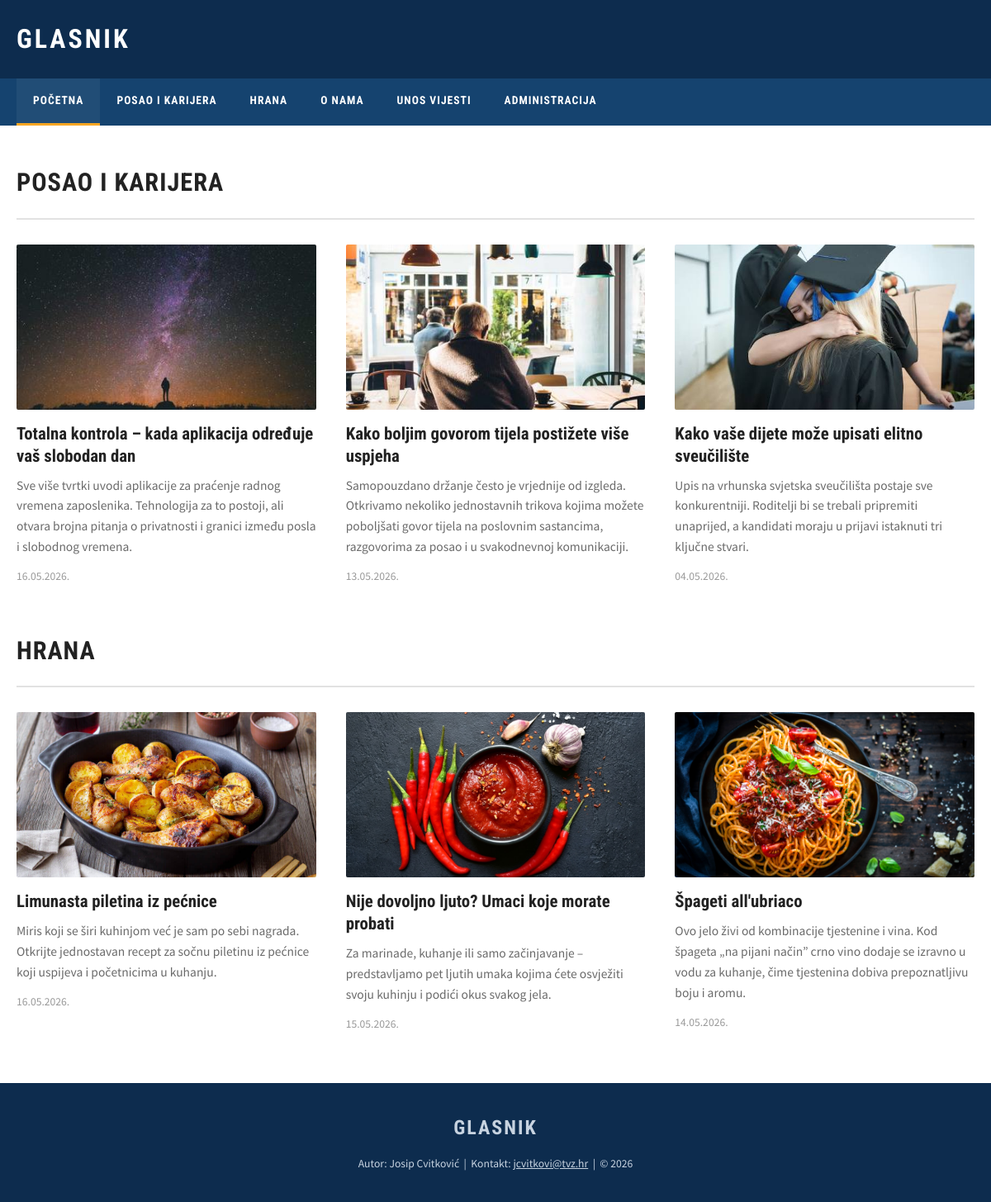
The page / on the database its author committed.
### tables this page shows
CREATE TABLE `vijesti` (
  `id` int(10) UNSIGNED NOT NULL,
  `naslov` varchar(255) NOT NULL,
  `sazetak` text NOT NULL,
  `tekst` text NOT NULL,
  `kategorija` varchar(50) NOT NULL,
  `oznake` varchar(255) DEFAULT NULL,
  `slika` varchar(255) DEFAULT NULL,
  `prikazi` tinyint(1) NOT NULL DEFAULT 1,
  `datum` date NOT NULL
);

### index.php (the view, shortened to what this page needs)
<?php
require "connect.php";
$kategorije = [
    "Posao i karijera" => "posao-karijera",
    "Hrana"            => "hrana",
    "Ostalo"           => "ostalo",
];
?>
<!DOCTYPE html>
<html lang="hr">
<head>
  <link rel="stylesheet" href="css/style.css">
</head>
<body>
  <header class="zaglavlje">
    <div class="container">
      <a href="index.php" class="logo">GLASNIK</a>
    </div>
  </header>
  <nav class="navigacija">
    <div class="container">
      <ul>
        <li><a href="index.php" class="aktivno">Početna</a></li>
        <li><a href="#posao-karijera">Posao i karijera</a></li>
        <li><a href="#hrana">Hrana</a></li>
        <li><a href="o-nama.html">O nama</a></li>
        <li><a href="unos.html">Unos vijesti</a></li>
        <li><a href="administracija.php">Administracija</a></li>
      </ul>
    </div>
  </nav>
  <main class="sadrzaj">
    <div class="container">
      <?php foreach ($kategorije as $naziv_kategorije => $id_sekcije): ?>
        <?php
        $upit = $mysqli->prepare(
            "SELECT id, naslov, sazetak, slika, datum
             FROM vijesti
             WHERE kategorija = ? AND prikazi = 1
             ORDER BY datum DESC, id DESC"
        );
        $upit->bind_param("s", $naziv_kategorije);
        $upit->execute();
        $rezultat = $upit->get_result();
        ?>
        <?php if ($rezultat->num_rows > 0): ?>
        <section id="<?php echo $id_sekcije; ?>">
          <h1 class="naslov-sekcije"><?php echo htmlspecialchars($naziv_kategorije); ?></h1>
          <div class="mreza-kartica">
            <?php while ($vijest = $rezultat->fetch_assoc()): ?>
              <?php
              $slika = !empty($vijest["slika"]) ? $vijest["slika"] : "slike/bez-slike.jpg";
              $datum_hr = date("d.m.Y.", strtotime($vijest["datum"]));
              ?>
              <article class="kartica">
                <a href="clanak.php?id=<?php echo (int) $vijest['id']; ?>">
                  <img src="<?php echo htmlspecialchars($slika); ?>" alt="<?php echo htmlspecialchars($vijest['naslov']); ?>">
                </a>
                <h2><a href="clanak.php?id=<?php echo (int) $vijest['id']; ?>"><?php echo htmlspecialchars($vijest['naslov']); ?></a></h2>
                <p class="opis"><?php echo htmlspecialchars($vijest['sazetak']); ?></p>
                <p class="datum"><?php echo $datum_hr; ?></p>
              </article>
            <?php endwhile; ?>
          </div>
        </section>
        <?php endif; ?>
      <?php endforeach; ?>
    </div>
  </main>
  <footer class="podnozje">
    <div class="container">
      <p class="logo">GLASNIK</p>
      <p>Autor: Josip Cvitković &nbsp;|&nbsp; Kontakt: <a href="mailto:jcvitkovi@tvz.hr">jcvitkovi@tvz.hr</a> &nbsp;|&nbsp; &copy; 2026</p>
    </div>
  </footer>
</body>
</html>

### css/style.css (style rules this page uses)
:root { --boja-tamna: #0d2c4e; --boja-srednja: #15436f; --boja-naglasak: #f5a623; --boja-pozadina: #f4f4f4; --boja-sadrzaj: #ffffff; --boja-tekst: #222222; --boja-tekst-blijedi: #6b6b6b; --boja-rub: #e2e2e2; --font-naslov: 'Roboto Condensed', Arial, sans-serif; --font-tekst: 'Source Sans Pro', Arial, sans-serif; }
* { margin: 0; padding: 0; box-sizing: border-box; }
html { scroll-behavior: smooth; }
body { font-family: var(--font-tekst); color: var(--boja-tekst); background-color: var(--boja-pozadina); line-height: 1.6; }
.container { max-width: 1200px; margin: 0 auto; padding: 0 20px; }
a { color: inherit; }
img { max-width: 100%; display: block; }
.zaglavlje { background-color: var(--boja-tamna); padding: 22px 0; }
.logo { display: inline-block; font-family: var(--font-naslov); font-size: 2rem; font-weight: 700; letter-spacing: 3px; color: #ffffff; text-decoration: none; }
.navigacija { background-color: var(--boja-srednja); }
.navigacija ul { display: flex; flex-wrap: wrap; list-style: none; }
.navigacija a { display: block; padding: 16px 20px; font-family: var(--font-naslov); font-weight: 700; font-size: 0.85rem; letter-spacing: 1px; text-transform: uppercase; color: #ffffff; text-decoration: none; border-bottom: 3px solid transparent; transition: border-color 0.2s ease, background-color 0.2s ease; }
.navigacija a:hover, .navigacija a:focus, .navigacija a.aktivno { border-bottom-color: var(--boja-naglasak); background-color: rgba(255, 255, 255, 0.05); }
.sadrzaj { background-color: var(--boja-sadrzaj); padding: 45px 0 60px; }
.sadrzaj section + section { margin-top: 55px; }
.naslov-sekcije { font-family: var(--font-naslov); font-size: 1.9rem; font-weight: 700; text-transform: uppercase; letter-spacing: 1px; color: var(--boja-tekst); padding-bottom: 18px; margin-bottom: 30px; border-bottom: 2px solid var(--boja-rub); }
.mreza-kartica { display: grid; grid-template-columns: repeat(auto-fit, minmax(280px, 1fr)); gap: 36px; }
.kartica img { width: 100%; height: 200px; object-fit: cover; border-radius: 2px; }
.kartica h2 { font-family: var(--font-naslov); font-size: 1.3rem; font-weight: 700; line-height: 1.3; margin: 16px 0 10px; }
.kartica h2 a { text-decoration: none; color: var(--boja-tekst); }
.kartica .opis { color: var(--boja-tekst-blijedi); font-size: 0.97rem; margin-bottom: 12px; }
.kartica .datum { color: #999999; font-size: 0.85rem; }
.podnozje { background-color: var(--boja-tamna); color: #ffffff; text-align: center; padding: 35px 0; }
.podnozje .logo { font-size: 1.5rem; letter-spacing: 2px; margin-bottom: 14px; }
.podnozje p { font-size: 0.85rem; color: #c7d3e0; }
.podnozje a { color: #c7d3e0; text-decoration: underline; }

### rows shown on the page
vijesti: slika (picture), naslov "Totalna kontrola – kada aplikacija određuje vaš slobodan dan", sazetak "Sve više tvrtki uvodi aplikacije za praćenje radnog vremena zaposlenika. Tehnologija za to postoji, ali otvara brojna pitanja o privatnosti i granici između posla i slobodnog vremena.", datum "16.05.2026."
vijesti: slika (picture), naslov "Kako boljim govorom tijela postižete više uspjeha", sazetak "Samopouzdano držanje često je vrjednije od izgleda. Otkrivamo nekoliko jednostavnih trikova kojima možete poboljšati govor tijela na poslovnim sastancima, razgovorima za posao i u svakodnevnoj komunikaciji.", datum "13.05.2026."
vijesti: slika (picture), naslov "Kako vaše dijete može upisati elitno sveučilište", sazetak "Upis na vrhunska svjetska sveučilišta postaje sve konkurentniji. Roditelji bi se trebali pripremiti unaprijed, a kandidati moraju u prijavi istaknuti tri ključne stvari.", datum "04.05.2026."
vijesti: slika (picture), naslov "Limunasta piletina iz pećnice", sazetak "Miris koji se širi kuhinjom već je sam po sebi nagrada. Otkrijte jednostavan recept za sočnu piletinu iz pećnice koji uspijeva i početnicima u kuhanju.", datum "16.05.2026."
vijesti: slika (picture), naslov "Nije dovoljno ljuto? Umaci koje morate probati", sazetak "Za marinade, kuhanje ili samo začinjavanje – predstavljamo pet ljutih umaka kojima ćete osvježiti svoju kuhinju i podići okus svakog jela.", datum "15.05.2026."
vijesti: slika (picture), naslov "Špageti all'ubriaco", sazetak "Ovo jelo živi od kombinacije tjestenine i vina. Kod špageta „na pijani način” crno vino dodaje se izravno u vodu za kuhanje, čime tjestenina dobiva prepoznatljivu boju i aromu.", datum "14.05.2026."

### other values the page prints
$naziv_kategorije "POSAO I KARIJERA"
$naziv_kategorije "HRANA"
